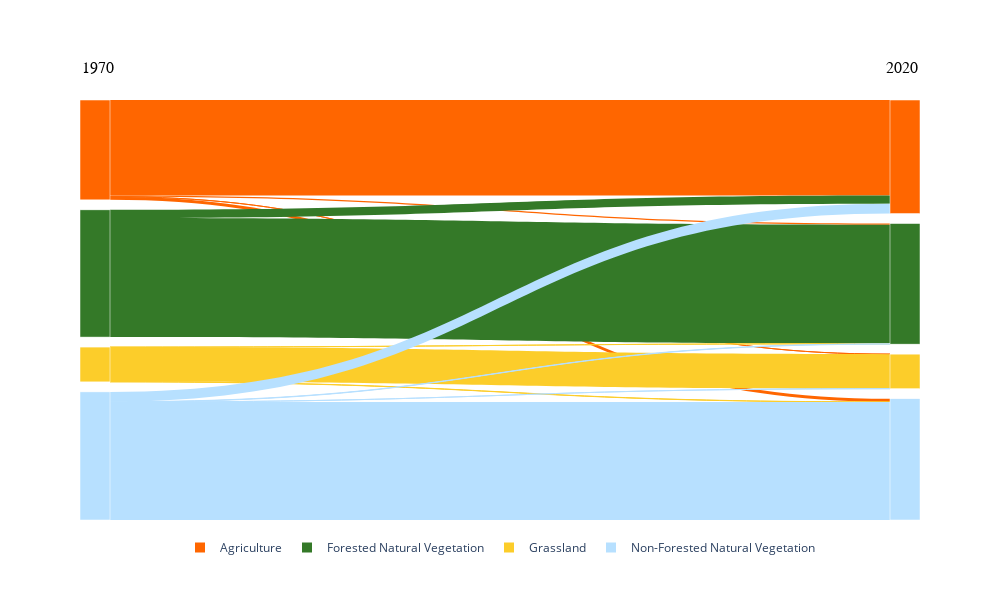

The cell this chart's notebook holds for it:
### Code cell
nodes = {}
links = []
node_colors = []
link_colors = []

for i in range(len(tahun) - 1):
    current_year = tahun[i]
    next_year = tahun[i + 1]

    gltct_current = f'GLCT{current_year}'
    color_current = f'color{current_year}'
    value_current = f'GAREA{current_year}'

    gltct_next = f'GLCT{next_year}'
    color_next = f'color{next_year}'
    value_next = f'GAREA{next_year}'

    for index, row in df_filtered1.iterrows():
        source_node = row[gltct_current]
        target_node = row[gltct_next]
        color_source = row[color_current]

        if source_node not in nodes:
            nodes[source_node] = len(nodes)
            node_colors.append(color_source)
        if target_node not in nodes:
            nodes[target_node] = len(nodes)
            node_colors.append(row[color_next])

        link = {
            'source': nodes[source_node],
            'target': nodes[target_node],
            'value': row[value_next]
        }
        
        links.append(link)
        link_colors.append(color_source)

fig = go.Figure(data=[go.Sankey(
    node=dict(
        pad=10,
        thickness=30,
        line=dict(color='white'),
        #label=list(nodes.keys()),
        color=node_colors
    ),
    link=dict(
        source=[link['source'] for link in links],
        target=[link['target'] for link in links],
        value=[link['value'] for link in links],
        color=link_colors,
    
    )
)])

custom_labels = ['Agriculture', 'Forested Natural Vegetation', 'Non-Forested Natural Vegetation', "Grassland"]

nodes_1970 = [key for key in nodes.keys() if "1970" in key]
nodes_2020 = [key for key in nodes.keys() if "2020" in key]

label = ['Agriculture', 'Forested Natural Vegetation', "Grassland", 'Non-Forested Natural Vegetation']
warna = ['#FF6600','#347928','#FCCD2A','#B7E0FF']

legend_entries = []
for color, node in zip(warna, label):
    legend_entries.append([color, node])

legend = []
for i, entry in enumerate(legend_entries):
    legend.append(
        go.Scatter(
            mode="markers",
            x=[None],
            y=[None],
            marker=dict(size=10, color=entry[0], symbol="square"),
            name=entry[1],
            showlegend=True
        )
    )

# Create traces
traces = [fig.data[0]] + legend

# Define the layout with annotations included
layout = go.Layout(
    showlegend=True,
    plot_bgcolor="rgba(0,0,0,0)",
    legend=dict(
        orientation="h",
        yanchor="bottom",
        y=-0.1,
        xanchor="center",
        x=0.5
    ),
    annotations=[
        # Simplified custom text
        dict(
            text="1970",
            x=0,  # Centered for visibility
            y=1.1,    # Adjust y to ensure it's within bounds
            xref="paper",
            yref="paper",
            showarrow=False,
            arrowhead=2,
            ax=0,
            ay=-40,
            font=dict(size=16, color="black",family="Arial Black")
        ),
        dict(
            text="2020",
            x=1,
            y=1.1,  # Adjusted for clarity
            xref="paper",
            yref="paper",
            showarrow=False,
            arrowhead=2,
            ax=0,
            ay=-40,
            font=dict(size=16, color="black",family="Arial Black")
        )
    ]
)

# Update the figure with traces and layout
fig = go.Figure(data=traces, layout=layout)
fig.update_xaxes(visible=False)
fig.update_yaxes(visible=False)
fig.update_layout(
    width=1000,
    height=600
)

# Finally show the figure
fig.show()

### Figure 1 — Plotly figure (JSON) as saved in the notebook; plotly's stock layout.template omitted (floating-point values rounded to 4 significant figures)
{"data": [{"link": {"color": ["#FF6600", "#FF6600", "#FF6600", "#FF6600", "#347928", "#347928", "#FCCD2A", "#FCCD2A", "#FCCD2A", "#B7E0FF", "#B7E0FF", "#B7E0FF", "#B7E0FF"], "source": [0, 0, 0, 0, 5, 5, 6, 6, 6, 7, 7, 7, 7], "target": [1, 2, 3, 4, 1, 2, 2, 3, 4, 1, 2, 3, 4], "value": [3138000000.0, 38100000.0, 27910.0, 104400000.0, 267800000.0, 3912000000.0, 1055000.0, 1136000000.0, 6951000.0, 324000000.0, 11390000.0, 488300.0, 3873000000.0]}, "node": {"color": ["#FF6600", "#FF6600", "#347928", "#FCCD2A", "#B7E0FF", "#347928", "#FCCD2A", "#B7E0FF"], "line": {"color": "white"}, "pad": 10, "thickness": 30}, "type": "sankey"}, {"marker": {"color": "#FF6600", "size": 10, "symbol": "square"}, "mode": "markers", "name": "Agriculture", "showlegend": true, "type": "scatter", "x": [null], "y": [null]}, {"marker": {"color": "#347928", "size": 10, "symbol": "square"}, "mode": "markers", "name": "Forested Natural Vegetation", "showlegend": true, "type": "scatter", "x": [null], "y": [null]}, {"marker": {"color": "#FCCD2A", "size": 10, "symbol": "square"}, "mode": "markers", "name": "Grassland", "showlegend": true, "type": "scatter", "x": [null], "y": [null]}, {"marker": {"color": "#B7E0FF", "size": 10, "symbol": "square"}, "mode": "markers", "name": "Non-Forested Natural Vegetation", "showlegend": true, "type": "scatter", "x": [null], "y": [null]}], "layout": {"annotations": [{"arrowhead": 2, "ax": 0, "ay": -40, "font": {"color": "black", "family": "Arial Black", "size": 16}, "showarrow": false, "text": "1970", "x": 0, "xref": "paper", "y": 1.1, "yref": "paper"}, {"arrowhead": 2, "ax": 0, "ay": -40, "font": {"color": "black", "family": "Arial Black", "size": 16}, "showarrow": false, "text": "2020", "x": 1, "xref": "paper", "y": 1.1, "yref": "paper"}], "height": 600, "legend": {"orientation": "h", "x": 0.5, "xanchor": "center", "y": -0.1, "yanchor": "bottom"}, "plot_bgcolor": "rgba(0,0,0,0)", "showlegend": true, "width": 1000, "xaxis": {"visible": false}, "yaxis": {"visible": false}}}
